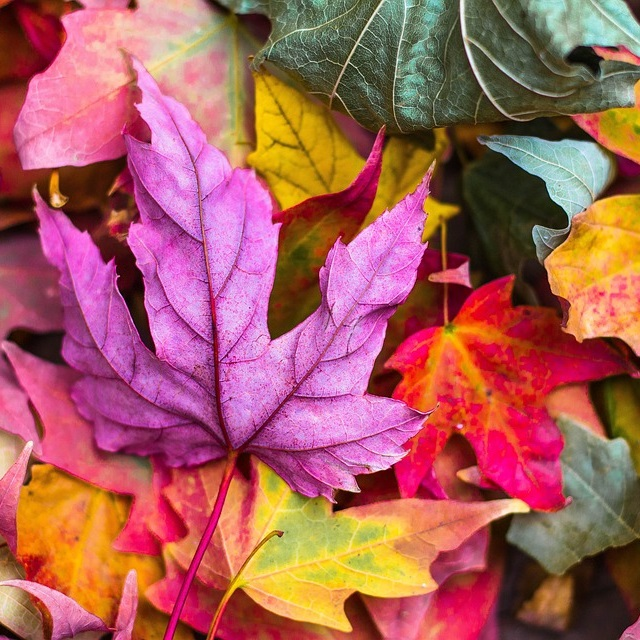
%> input picture leaves.jpg, 640 x 640 px
$ octave AdvancedMatrixProjectManipulation.m   (GNU Octave 9; MATLAB toolbox functions it lacks are replaced by stand-ins)
%> lines starting %> are read from the running program, lines starting %| are printed output that depends on the picture
clc, clear, close all

img = imread('leaves.jpg');
%> img is the input picture: size 640x640x3 uint8; mean R, G, B 168.5, 93.8, 92.9

halfHeight = floor(size(img, 1) / 2);
%> halfHeight = 320
halfWidth = floor(size(img, 2) / 2);
%> halfWidth = 320

% Get the top left corner from the 1st pix to the half height and
% the 1st pixel to the half width, and get all colors
topLeft = img(1:halfHeight, 1:halfWidth, :);
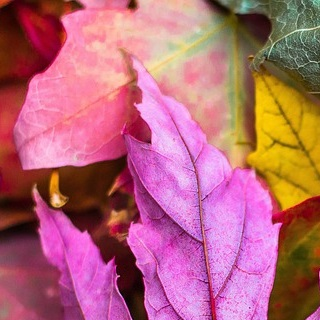
%> topLeft: size 320x320x3 uint8; mean R, G, B 180.9, 103, 119.4

% Get the first pixel to the half height, and the halfwidth + 1 to the end
% and get all colors
topRight = img(1:halfHeight, (halfWidth + 1):end, :);
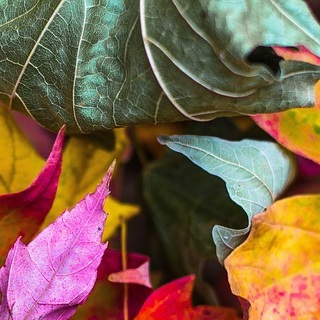
%> topRight: size 320x320x3 uint8; mean R, G, B 126.9, 97.8, 76.1

% Get the halfHeight + 1 to the end and the first pixel to halfWidth
% and get all colors
bottomLeft = img((halfHeight + 1):end, 1:halfWidth, :);
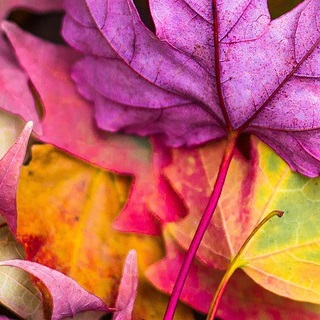
%> bottomLeft: size 320x320x3 uint8; mean R, G, B 191.8, 92.8, 98.6

bottomRight = img((halfHeight + 1):end, (halfWidth + 1):end, :);
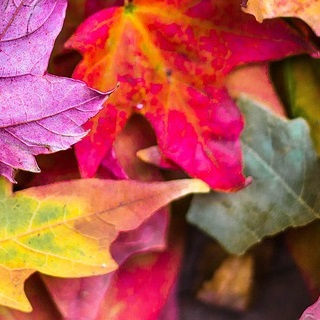
%> bottomRight: size 320x320x3 uint8; mean R, G, B 174.4, 81.8, 77.4

reconstructedImg = [topLeft, topRight; bottomLeft, bottomRight];
flippedImg = [bottomRight, bottomLeft; topRight, topLeft];
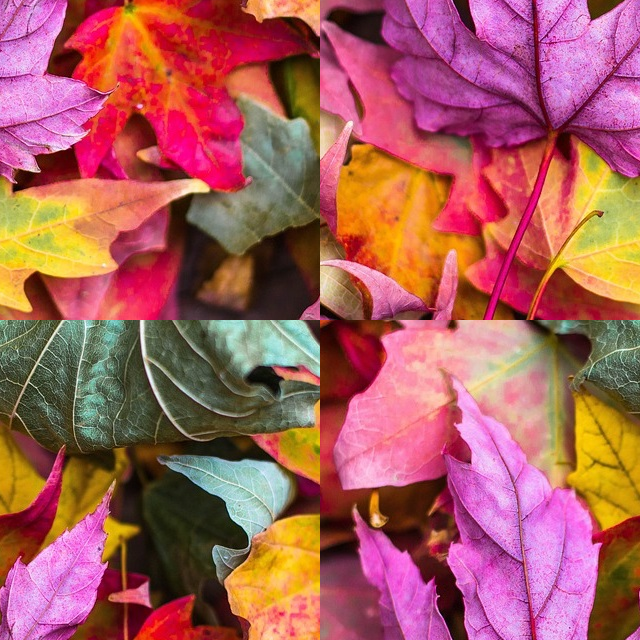
%> flippedImg: size 640x640x3 uint8; mean R, G, B 168.5, 93.8, 92.9; mean of the top-left, top-right, bottom-left and bottom-right quarters 111.2, 127.7, 100.3, 134.4

figure
imshow(img)

figure
imshow(reconstructedImg)
figure
imshow(flippedImg)

$ run again, with colorful.jpg copied over leaves.jpg
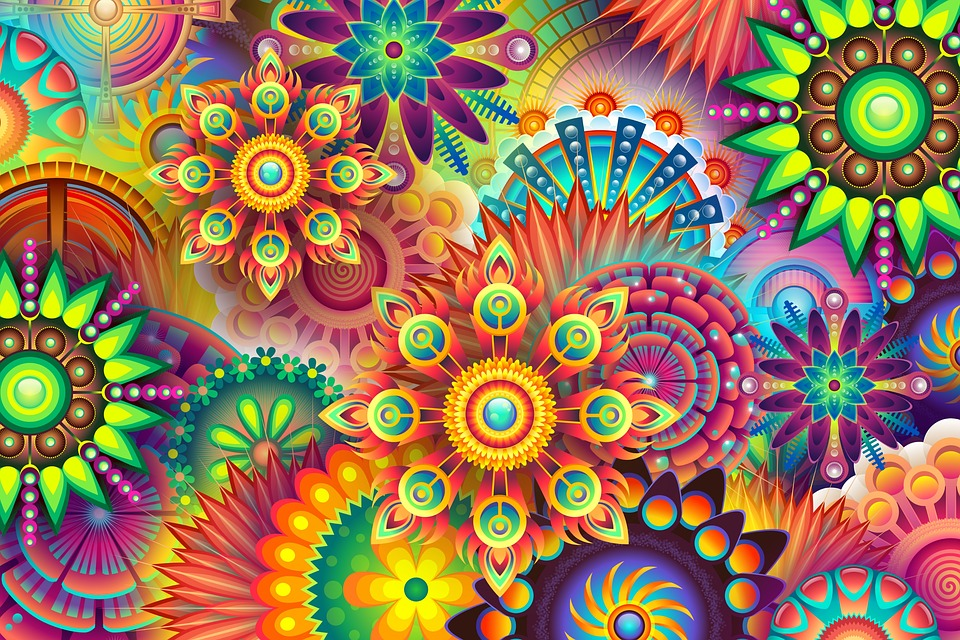
%> input picture colorful.jpg, 960 x 640 px
%> img is the input picture: size 640x960x3 uint8; mean R, G, B 150.8, 119.1, 86.1
%> `bottomRight = img((halfHeight + 1):end, (halfWidth + 1):end, :);`:
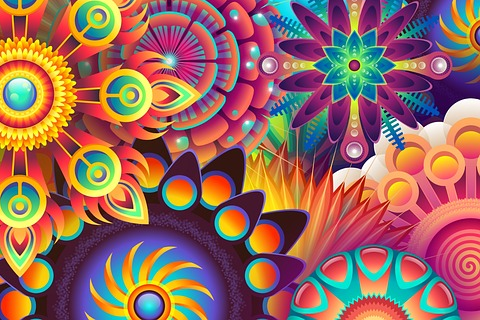
%> bottomRight: size 320x480x3 uint8; mean R, G, B 152.8, 104.5, 93.6
%> `flippedImg = [bottomRight, bottomLeft; topRight, topLeft];`:
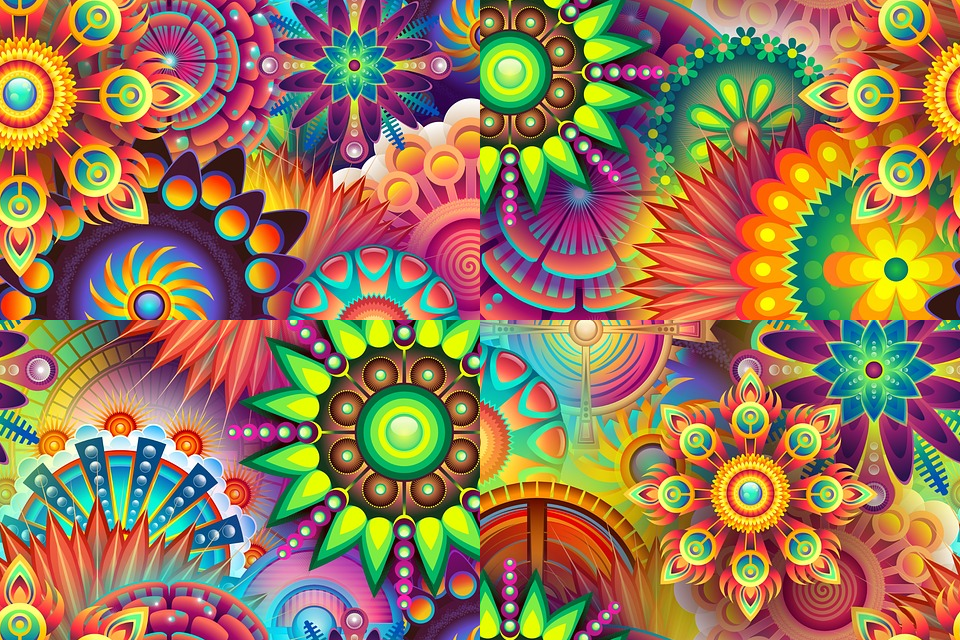
%> flippedImg: size 640x960x3 uint8; mean R, G, B 150.8, 119.1, 86.1; mean of the top-left, top-right, bottom-left and bottom-right quarters 117, 115.4, 122.7, 119.6
